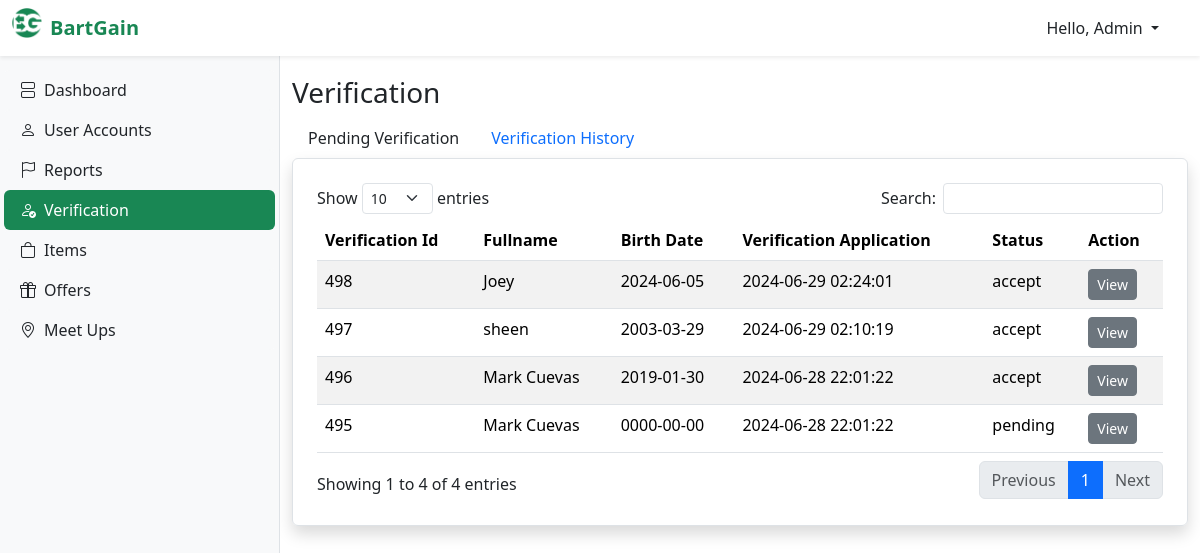
Screenshot of /admin/verification-history.php with the database file from the repository.
### tables this page shows
CREATE TABLE `verifications` (
  `verification_id` int(11) NOT NULL,
  `user_id` int(11) DEFAULT NULL,
  `verification_birth_date` date NOT NULL,
  `verification_age` int(11) NOT NULL,
  `id_picture_path` varchar(255) NOT NULL,
  `capture_image_path` varchar(255) NOT NULL,
  `verification_status` varchar(50) NOT NULL DEFAULT 'pending',
  `reject_reason` varchar(255) DEFAULT NULL,
  `created_at` timestamp NOT NULL DEFAULT current_timestamp()
);

CREATE TABLE `users` (
  `user_id` int(11) NOT NULL,
  `role_id` int(11) NOT NULL,
  `fullname` varchar(100) NOT NULL,
  `birth_date` date DEFAULT NULL,
  `age` int(11) DEFAULT NULL,
  `profile_picture` varchar(255) DEFAULT NULL,
  `email` varchar(100) NOT NULL,
  `password` varchar(255) NOT NULL,
  `address` text DEFAULT NULL,
  `lng` double DEFAULT NULL,
  `lat` double DEFAULT NULL,
  `verified` enum('Y','N') NOT NULL DEFAULT 'N',
  `user_rating` int(11) DEFAULT NULL,
  `user_rate_count` int(11) DEFAULT NULL,
  `created_at` timestamp NOT NULL DEFAULT current_timestamp(),
  `updated_at` timestamp NOT NULL DEFAULT current_timestamp() ON UPDATE current_timestamp()
);

### admin/verification-history.php (the view, shortened to what this page needs)
<?php
  require_once '../dbcon.php';
?>
<!DOCTYPE html>
<html lang="en">
<head>
  <?php
    include("layout/top-link.php");
  ?>
</head>
<body>
  <?php
    include("layout/navbar.php");
  ?>
  <?php
    include("layout/sidebar.php");
  ?>
  <main class="main-content pt-3">
    <div class="container main-title mb-5">
      <h3 >Verification</h3>
      <div>
        <nav class="nav">
          <a class="nav-link text-dark text-sm" href="verification.php">Pending Verification</a>
          <a class="nav-link text-sm" href="verification-history.php">Verification History</a>
        </nav>
      <div class="table-responsive border p-4 border shadow rounded">
        <table id="myTable" class="w-100 table table-striped">
          <thead>
            <th>Verification Id</th>
            <th>Fullname</th>
            <th>Birth Date</th>
            <th>Verification Application</th>
            <th>Status</th>
            <th>Action</th>
          </thead>
          <tbody>
            <?php
              $query = "SELECT * FROM verifications INNER JOIN users ON verifications.user_id = users.user_id ORDER BY verification_id DESC";
              $stmt = $conn->query($query);
              $stmt->setFetchMode(PDO::FETCH_OBJ);
              $result = $stmt->fetchAll();
              foreach ($result as $row) {
                ?>
                <tr>
                  <td><?= $row->verification_id ?></td>
                  <td><?= $row->fullname ?></td>
                  <td><?= $row->verification_birth_date ?></td>
                  <td><?= $row->created_at ?></td>
                  <td><?= $row->verification_status ?></td>
                  <td>
                    <form action="view-verification.php" method="post">
                      <button class="btn btn-sm btn-secondary">View</button>
                    </form>
                  </td>
                </tr>
                <?php
              }
            ?>
          </tbody>
        </table>
      </div>
    </div>
  </main>
</body>
</html>

### admin/layout/style.php (style rules this page uses)
.main-content { padding-left: 280px; }
.main-title { margin-top: 60px !important; }

### rows the page displays
verifications: verification_id "498", user.fullname "Joey", verification_birth_date "2024-06-05", user.created_at "2024-06-29 02:24:01", verification_status "accept"
verifications: verification_id "497", user.fullname "sheen", verification_birth_date "2003-03-29", user.created_at "2024-06-29 02:10:19", verification_status "accept"
verifications: verification_id "496", user.fullname "Mark Cuevas", verification_birth_date "2019-01-30", user.created_at "2024-06-28 22:01:22", verification_status "accept"
verifications: verification_id "495", user.fullname "Mark Cuevas", verification_birth_date "0000-00-00", user.created_at "2024-06-28 22:01:22", verification_status "pending"
